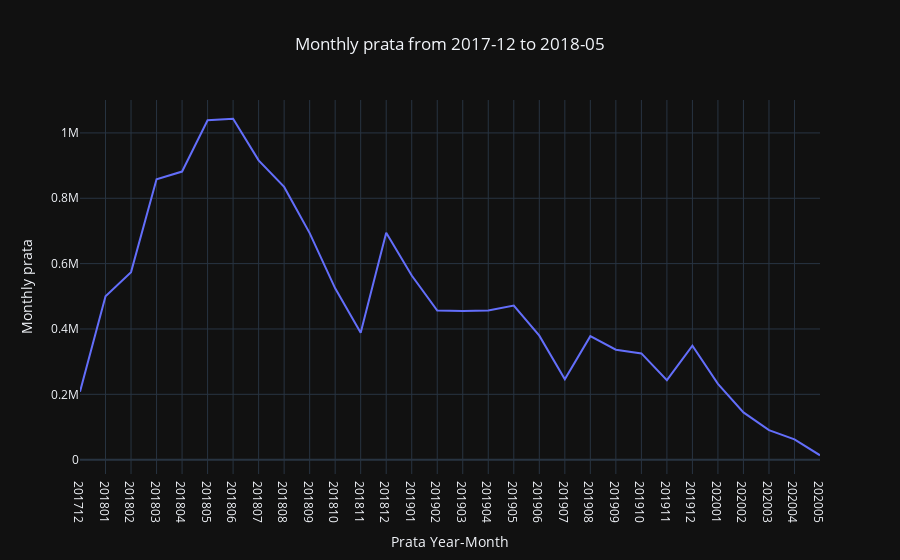

Notebook code for this chart:
### Code cell
#Plot Line Graph
line_fig = px.line(df_total_prata, 
                   x = 'dt_reg_YearMonth', 
                   y = 'prata_spent', 
                   title = "Monthly prata from 2017-12 to 2018-05", 
                   template = 'plotly_dark')

line_fig.update_layout(title_x=0.5, 
                       showlegend=False, 
                       xaxis={"type": "category"}, 
                       xaxis_title="Prata Year-Month", 
                       yaxis_title="Monthly prata"
                      )

line_fig.show(config={'displaylogo': False})

### Figure 1 — Plotly figure (JSON) as saved in the notebook; plotly's stock layout.template omitted (floating-point values rounded to 4 significant figures)
{"data": [{"hovertemplate": "dt_reg_YearMonth=%{x}<br>prata_spent=%{y}<extra></extra>", "legendgroup": "", "line": {"color": "#636efa", "dash": "solid"}, "marker": {"symbol": "circle"}, "mode": "lines", "name": "", "orientation": "v", "showlegend": false, "type": "scatter", "x": [201712, 201801, 201802, 201803, 201804, 201805, 201806, 201807, 201808, 201809, 201810, 201811, 201812, 201901, 201902, 201903, 201904, 201905, 201906, 201907, 201908, 201909, 201910, 201911, 201912, 202001, 202002, 202003, 202004, 202005], "xaxis": "x", "y": [208200.0, 500200.0, 574000.0, 858300.0, 881800.0, 1039000.0, 1044000.0, 916000.0, 834700.0, 693300.0, 524400.0, 388200.0, 694400.0, 563600.0, 456600.0, 455200.0, 456500.0, 471900.0, 379500.0, 245900.0, 377900.0, 336600.0, 325200.0, 243500.0, 348600.0, 231800.0, 144700.0, 90580.0, 62030.0, 13380.0], "yaxis": "y"}], "layout": {"legend": {"tracegroupgap": 0}, "showlegend": false, "title": {"text": "Monthly prata from 2017-12 to 2018-05", "x": 0.5}, "xaxis": {"anchor": "y", "domain": [0, 1], "title": {"text": "Prata Year-Month"}, "type": "category"}, "yaxis": {"anchor": "x", "domain": [0, 1], "title": {"text": "Monthly prata"}}}}
